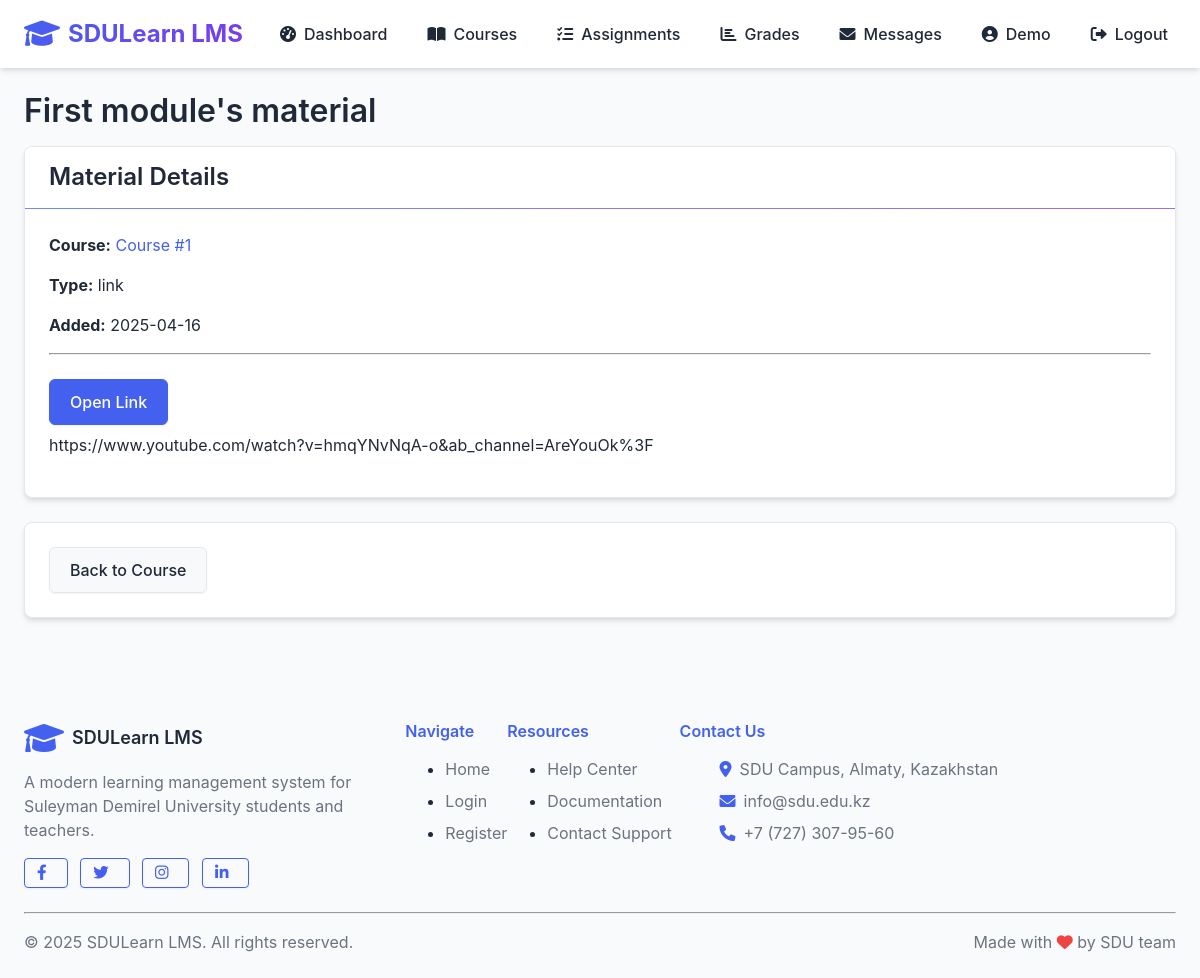
The app's page /courses/material/1 (signed in) with its own data.
### lms/models/user.py (models this page shows, shortened)
class User(db.Model, UserMixin):
    __tablename__ = 'users'
    id = db.Column(db.Integer, primary_key=True)
    first_name = db.Column(db.String(50), nullable=False)
    last_name = db.Column(db.String(50), nullable=False)
    email = db.Column(db.String(120), unique=True, nullable=False)
    password_hash = db.Column(db.String(256), nullable=False)
    role_id = db.Column(db.Integer, db.ForeignKey('roles.id'), nullable=False)
    is_active = db.Column(db.Boolean, default=True)
    created_at = db.Column(db.DateTime, default=datetime.utcnow)
    updated_at = db.Column(db.DateTime, default=datetime.utcnow, onupdate=datetime.utcnow)
    certificate_path = db.Column(db.String(255), nullable=True, default=None)
    certificate_verified = db.Column(db.Boolean, nullable=True, default=False)
    certificate_submitted_at = db.Column(db.DateTime, nullable=True, default=None)
    created_courses = db.relationship('Course', backref='teacher', lazy='dynamic')
    enrollments = db.relationship('Enrollment', back_populates='student', lazy='dynamic')
    submissions = db.relationship('Submission', back_populates='student', lazy='dynamic')
    @property
    def password(self):
        raise AttributeError('Password is not a readable attribute')
    def is_admin(self):
        return self.role.name == 'admin'
    def is_teacher(self):
        return self.role.name == 'teacher'
    def is_student(self):
        return self.role.name == 'student'

### lms/models/course.py (models this page shows, shortened)
class Material(db.Model):
    __tablename__ = 'materials'
    id = db.Column(db.Integer, primary_key=True)
    title = db.Column(db.String(100), nullable=False)
    content_type = db.Column(db.String(20), nullable=False)  # text, file, link, youtube
    content = db.Column(db.Text, nullable=True)  # Changed to nullable=True for file uploads
    file_path = db.Column(db.String(255))
    course_id = db.Column(db.Integer, db.ForeignKey('courses.id'), nullable=False)
    module_id = db.Column(db.Integer, db.ForeignKey('modules.id'), nullable=True)
    order = db.Column(db.Integer, default=0)  # For ordering materials within a module
    created_at = db.Column(db.DateTime, default=datetime.utcnow)

class Course(db.Model):
    __tablename__ = 'courses'
    id = db.Column(db.Integer, primary_key=True)
    title = db.Column(db.String(100), nullable=False)
    description = db.Column(db.Text)
    category_id = db.Column(db.Integer, db.ForeignKey('categories.id'))
    teacher_id = db.Column(db.Integer, db.ForeignKey('users.id'), nullable=False)
    image_path = db.Column(db.String(255))
    is_active = db.Column(db.Boolean, default=True)  # New field for course activation status
    is_approved = db.Column(db.Boolean, default=False)  # Field for admin approval status
    created_at = db.Column(db.DateTime, default=datetime.utcnow)
    materials = db.relationship('Material', backref='course', lazy='dynamic', cascade="all, delete-orphan")
    assignments = db.relationship('Assignment', backref='course', lazy='dynamic', cascade="all, delete-orphan")
    enrollments = db.relationship('Enrollment', back_populates='course', lazy='dynamic', cascade="all, delete-orphan")
    modules = db.relationship('Module', backref='course', lazy='dynamic', cascade="all, delete-orphan")

### lms/routes/course.py (the view)
@course_bp.route('/material/<int:material_id>')
@login_required
def view_material(material_id):
    material = Material.query.get_or_404(material_id)
    course = material.course
    if not (current_user.is_admin() or
            (current_user.is_teacher() and course.teacher_id == current_user.id) or
            (current_user.is_student() and any(e.student_id == current_user.id for e in course.enrollments))):
        flash('You do not have permission to access this material.', 'danger')
        return redirect(url_for('course.list_courses'))
    return render_template('courses/material.html', course=course, material=material)

### app.py (called while the page is built)
@login_manager.user_loader
def load_user(user_id):
    return User.query.get(int(user_id))

### lms/templates/courses/material.html (shortened to what this page needs)
{% extends 'base.html' %}
{% block content %}
<h1>{{ material.title }}</h1>
<div class="card mb-4">
    <div class="card-header">
        <h3>Material Details</h3>
    </div>
    <div class="card-body">
        <p><strong>Course:</strong> <a href="{{ url_for('course.view_course', course_id=course.id) }}">{{ course.title }}</a></p>
        <p><strong>Type:</strong> {{ material.content_type }}</p>
        <p><strong>Added:</strong> {{ material.created_at.strftime('%Y-%m-%d') }}</p>
        <hr>
        {% if material.content_type == 'text' %}
            <div class="mt-4">
                {{ material.content }}
            </div>
        {% elif material.content_type == 'link' %}
            <div class="mt-4">
                <a href="{{ material.content }}" target="_blank" class="btn btn-primary">Open Link</a>
                <p class="mt-2">{{ material.content }}</p>
            </div>
        {% elif material.content_type == 'file' and material.file_path %}
            <div class="mt-4">
                <a href="{{ url_for('course.download_file', filename=material.file_path) }}" class="btn btn-primary" target="_blank">Download File</a>
            </div>
        {% endif %}
    </div>
</div>
<div class="card">
    <div class="card-body">
        <a href="{{ url_for('course.view_course', course_id=course.id) }}" class="btn btn-secondary">Back to Course</a>
    </div>
</div>
{% endblock %}

### lms/templates/base.html (shortened to what this page needs)
<!DOCTYPE html>
<html lang="en">
<head>
    <link rel="stylesheet" href="{{ url_for('static', filename='css/styles.css') }}">
    <link rel="stylesheet" href="https://cdnjs.cloudflare.com/ajax/libs/font-awesome/6.0.0-beta3/css/all.min.css">
</head>
<body>
    <nav class="navbar">
        <div class="container navbar-container">
            <a href="/" class="navbar-logo">
                <i class="fas fa-graduation-cap"></i> SDULearn LMS
            </a>
            <ul class="navbar-links" id="navbar-links">
                {% if current_user.is_authenticated %}
                    {% if current_user.is_admin() %}
                        <li><a href="{{ url_for('admin.dashboard') }}" {% if request.path.startswith('/admin/dashboard') %}class="active"{% endif %}><i class="fas fa-tachometer-alt"></i> Dashboard</a></li>
                        <li><a href="{{ url_for('admin.manage_users') }}" {% if request.path.startswith('/admin/users') %}class="active"{% endif %}><i class="fas fa-users"></i> Users</a></li>
                        <li><a href="{{ url_for('admin.manage_teachers') }}" {% if request.path.startswith('/admin/teachers') %}class="active"{% endif %}><i class="fas fa-chalkboard-teacher"></i> Teachers</a></li>
                        <li><a href="{{ url_for('admin.manage_courses') }}" {% if request.path.startswith('/admin/courses') %}class="active"{% endif %}><i class="fas fa-book"></i> Courses</a></li>
                        <li><a href="{{ url_for('messages.inbox') }}" {% if request.path.startswith('/messages') %}class="active"{% endif %}><i class="fas fa-envelope"></i> Messages
                            <span id="messages-unread-badge" class="badge badge-danger" style="display: none;"></span>
                        </a></li>
                    {% elif current_user.is_student() %}
                        <li><a href="{{ url_for('student.dashboard') }}" {% if request.path.startswith('/student/dashboard') %}class="active"{% endif %}><i class="fas fa-tachometer-alt"></i> Dashboard</a></li>
                        <li><a href="{{ url_for('student.browse_courses') }}" {% if request.path.startswith('/student/courses') %}class="active"{% endif %}><i class="fas fa-book-open"></i> Courses</a></li>
                        <li><a href="{{ url_for('student.my_assignments') }}" {% if request.path.startswith('/student/assignments') %}class="active"{% endif %}><i class="fas fa-tasks"></i> Assignments</a></li>
                        <li><a href="{{ url_for('student.view_grades') }}" {% if request.path.startswith('/student/grades') %}class="active"{% endif %}><i class="fas fa-chart-bar"></i> Grades</a></li>
                        <li><a href="{{ url_for('messages.inbox') }}" {% if request.path.startswith('/messages') %}class="active"{% endif %}><i class="fas fa-envelope"></i> Messages
                        </a></li>
                    {% endif %}
                    <li><a href="{{ url_for('auth.profile') }}" {% if request.path.startswith('/auth/profile') %}class="active"{% endif %}><i class="fas fa-user-circle"></i> {{ current_user.first_name }}</a></li>
                    <li><a href="{{ url_for('auth.logout') }}"><i class="fas fa-sign-out-alt"></i> Logout</a></li>
                {% endif %}
            </ul>
        </div>
    </nav>
    <div class="container py-4">
        {% block content %}{% endblock %}
    </div>
    <footer class="bg-white py-4 mt-5 border-top">
        <div class="container">
            <div class="row">
                <div class="col-md-4">
                    <div class="d-flex align-items-center mb-3">
                        <i class="fas fa-graduation-cap text-primary mr-2" style="font-size: 2rem;"></i>
                        <h5 class="mb-0">SDULearn LMS</h5>
                    </div>
                    <p class="text-muted">A modern learning management system for Suleyman Demirel University students and teachers.</p>
                    <div class="mt-3">
                        <a href="#" class="btn btn-sm btn-outline-primary mr-2"><i class="fab fa-facebook-f"></i></a>
                        <a href="#" class="btn btn-sm btn-outline-primary mr-2"><i class="fab fa-twitter"></i></a>
                        <a href="#" class="btn btn-sm btn-outline-primary mr-2"><i class="fab fa-instagram"></i></a>
                        <a href="#" class="btn btn-sm btn-outline-primary"><i class="fab fa-linkedin-in"></i></a>
                    </div>
                </div>
                <div class="col-md-2">
                    <h6 class="mb-3 text-primary">Navigate</h6>
                    <ul class="list-unstyled">
                        <li class="mb-2"><a href="/" class="text-muted">Home</a></li>
                        <li class="mb-2"><a href="/auth/login" class="text-muted">Login</a></li>
                        <li class="mb-2"><a href="/auth/register" class="text-muted">Register</a></li>
                    </ul>
                </div>
                <div class="col-md-2">
                    <h6 class="mb-3 text-primary">Resources</h6>
                    <ul class="list-unstyled">
                        <li class="mb-2"><a href="#" class="text-muted">Help Center</a></li>
                        <li class="mb-2"><a href="#" class="text-muted">Documentation</a></li>
                        <li class="mb-2"><a href="#" class="text-muted">Contact Support</a></li>
                    </ul>
                </div>
                <div class="col-md-4">
                    <h6 class="mb-3 text-primary">Contact Us</h6>
                    <ul class="list-unstyled">
                        <li class="mb-2 d-flex align-items-center">
                            <i class="fas fa-map-marker-alt text-primary mr-2"></i>
                            <span class="text-muted">SDU Campus, Almaty, Kazakhstan</span>
                        </li>
                        <li class="mb-2 d-flex align-items-center">
                            <i class="fas fa-envelope text-primary mr-2"></i>
                            <span class="text-muted">info@sdu.edu.kz</span>
                        </li>
                        <li class="mb-2 d-flex align-items-center">
                            <i class="fas fa-phone text-primary mr-2"></i>
                            <span class="text-muted">+7 (727) 307-95-60</span>
                        </li>
                    </ul>
                </div>
            </div>
            <hr class="mt-4 mb-3">
            <div class="d-flex justify-content-between align-items-center">
                <p class="mb-0 text-muted">© 2025 SDULearn LMS. All rights reserved.</p>
                <p class="mb-0 text-muted">Made with <i class="fas fa-heart text-danger"></i> by SDU team</p>
            </div>
        </div>
    </footer>
</body>
</html>

### records on screen
User: first_name "Demo"
Material: title "First module's material", content_type "link", created_at "2025-04-16", content "https://www.youtube.com/watch?v=hmqYNvNqA-o&ab_channel=AreYouOk%3F"
Course: title "Course #1"
